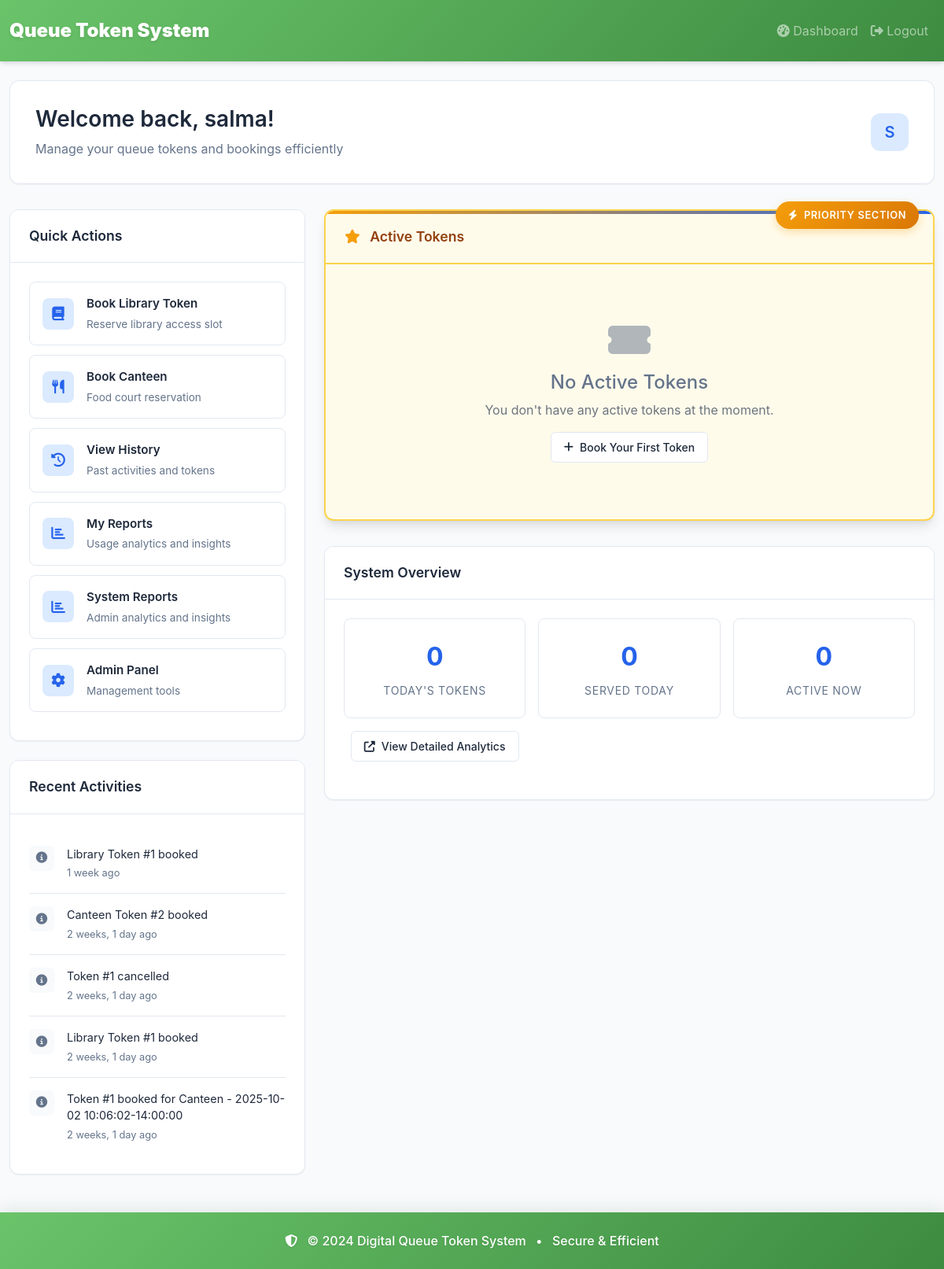
The page /dashboard/ (signed in) on the database its author committed.
### core/models.py (models this page shows, shortened)
class ActivityLog(models.Model):
    ACTION_CHOICES = [
        ('token_booked', 'Token Booked'),
        ('token_cancelled', 'Token Cancelled'),
        ('token_completed', 'Token Completed'),
        ('booking_made', 'Booking Made'),
        ('login', 'User Login'),
    ]
    user = models.ForeignKey(User, on_delete=models.CASCADE)
    action = models.CharField(max_length=20, choices=ACTION_CHOICES)
    message = models.TextField()
    object_type = models.CharField(max_length=50)
    timestamp = models.DateTimeField(auto_now_add=True)
    class Meta:
        ordering = ['-timestamp']

### core/views.py (the view, shortened to what this page needs)
# urls.py: path('dashboard/', views.dashboard, name='dashboard'),
@login_required
def dashboard(request):
    user = request.user
    today = timezone.now().date()
    try:
        active_tokens = Token.objects.filter(user=user, status="active").order_by("-issued_at")
        upcoming_slots = CanteenBooking.objects.filter(
            user=user,
            date__gte=today
        ).order_by("date", "time_slot")
        activities = ActivityLog.objects.filter(user=user).order_by('-timestamp')[:10]
        notifications = Notification.objects.filter(user=user).order_by('-created_at')[:5]
        today_stats = {}
        recent_reports = []
        if user.is_staff:
            today_stats = {
                'total_tokens': Token.objects.filter(issued_at__date=today).count(),
                'served_tokens': Token.objects.filter(status='completed', issued_at__date=today).count(),
                'active_tokens': Token.objects.filter(status='active').count(),
                'total_bookings': CanteenBooking.objects.filter(date=today).count(),
            }
            last_week = today - timedelta(days=7)
            recent_reports = Token.objects.filter(
                issued_at__date__gte=last_week
            ).extra({
                'date': "date(issued_at)"
            }).values('date', 'slot__service').annotate(
                total=Count('id'),
                served=Count('id', filter=Q(status='completed')),
                skipped=Count('id', filter=Q(status='skipped')),
                cancelled=Count('id', filter=Q(status='cancelled'))
            ).order_by('-date')[:5]
        return render(request, "core/dashboard.html", {
            "active_tokens": active_tokens,
            "upcoming_slots": upcoming_slots,
            "notifications": notifications,
            "activities": activities,
            "today_stats": today_stats,
            "recent_reports": recent_reports,
        })
    except DatabaseError as e:
        logger.error(f"Database error in dashboard: {e}")
        return render(request, "core/dashboard.html", {
            "active_tokens": [],
            "upcoming_slots": [],
            "notifications": [],
            "activities": [],
            "today_stats": {},
            "recent_reports": [],
            "error": "Unable to load dashboard data"
        })

### core/templates/core/dashboard.html (shortened to what this page needs)
{% extends 'core/base.html' %}
{% block content %}
<div class="dashboard-container">
    <div class="welcome-card">
        <div class="row align-items-center">
            <div class="col">
                <h1 class="welcome-title">Welcome back, {{ user.username }}!</h1>
                <p class="welcome-subtitle">
                    {% if active_tokens %}
                        You have <strong>{{ active_tokens|length }} active token{{ active_tokens|length|pluralize }}</strong> ready for service
                    {% else %}
                        Manage your queue tokens and bookings efficiently
                    {% endif %}
                </p>
            </div>
            <div class="col-auto">
                <div class="user-avatar">
                    {{ user.username|first|upper }}
                </div>
            </div>
        </div>
    </div>
    <div class="row">
        <div class="col-lg-4">
            <div class="card-modern mb-4">
                <div class="card-header-modern">
                    Quick Actions
                </div>
                <div class="card-body-modern">
                    <a href="{% url 'book_library' %}" class="quick-action-item">
                        <div class="action-icon">
                            <i class="fas fa-book"></i>
                        </div>
                        <div class="action-content">
                            <div class="action-title">Book Library Token</div>
                            <div class="action-description">Reserve library access slot</div>
                        </div>
                    </a>
                    <a href="{% url 'book_canteen' %}" class="quick-action-item">
                        <div class="action-icon">
                            <i class="fas fa-utensils"></i>
                        </div>
                        <div class="action-content">
                            <div class="action-title">Book Canteen</div>
                            <div class="action-description">Food court reservation</div>
                        </div>
                    </a>
                    <a href="{% url 'my_history' %}" class="quick-action-item">
                        <div class="action-icon">
                            <i class="fas fa-history"></i>
                        </div>
                        <div class="action-content">
                            <div class="action-title">View History</div>
                            <div class="action-description">Past activities and tokens</div>
                        </div>
                    </a>
                    <a href="{% url 'my_reports' %}" class="quick-action-item">
    <div class="action-icon">
        <i class="fas fa-chart-bar"></i>
    </div>
    <div class="action-content">
        <div class="action-title">My Reports</div>
        <div class="action-description">Usage analytics and insights</div>
    </div>
</a>
                    {% if user.is_staff %}
<a href="{% url 'reports' %}" class="quick-action-item">
    <div class="action-icon">
        <i class="fas fa-chart-bar"></i>
    </div>
    <div class="action-content">
        <div class="action-title">System Reports</div>
        <div class="action-description">Admin analytics and insights</div>
    </div>
</a>
                    <a href="{% url 'admin_dashboard' %}" class="quick-action-item">
                        <div class="action-icon">
                            <i class="fas fa-cog"></i>
                        </div>
                        <div class="action-content">
                            <div class="action-title">Admin Panel</div>
                            <div class="action-description">Management tools</div>
                        </div>
                    </a>
                    {% endif %}
                </div>
            </div>
            <div class="card-modern">
                <div class="card-header-modern">
                    Recent Activities
                </div>
                <div class="card-body-modern">
                    {% if activities %}
                        <div class="activity-list">
                            {% for activity in activities %}
                            <div class="activity-item">
                                <div class="activity-icon">
                                    <i class="fas fa-info-circle"></i>
                                </div>
                                <div class="activity-content">
                                    <div class="activity-message">{{ activity.message }}</div>
                                    <div class="activity-time">{{ activity.timestamp|timesince }} ago</div>
                                </div>
                            </div>
                            {% endfor %}
                        </div>
                    {% else %}
                        <div class="empty-state">
                            <i class="fas fa-stream empty-state-icon"></i>
                            <h4>No Recent Activities</h4>
                            <p class="text-secondary">Your activities will appear here</p>
                        </div>
                    {% endif %}
                </div>
            </div>
        </div>
        <div class="col-lg-8">
            <div class="priority-section">
                <div class="card-modern card-highlight">
                    <div class="card-header-modern card-header-highlight">
                        <i class="fas fa-star me-2" style="color: #f59e0b;"></i>
                        Active Tokens
                    </div>
                    <div class="card-body-modern">
                        {% if active_tokens %}
                            <div class="table-responsive">
                                <table class="table-modern table-highlight">
                                    <thead>
                                        <tr>
                                            <th>Token #</th>
                                            <th>Service</th>
                                            <th>Time Slot</th>
                                            <th>Issued</th>
                                            <th>Status</th>
                                            <th>Actions</th>
                                        </tr>
                                    </thead>
                                    <tbody>
                                        {% for token in active_tokens %}
                                        <tr>
                                            <td>
                                                <span class="token-number token-highlight">#{{ token.number }}</span>
                                            </td>
                                            <td>
                                                <span class="service-badge">{{ token.slot.get_service_display }}</span>
                                            </td>
                                            <td>
                                                <div class="text-sm" style="color: #92400e;">{{ token.slot.date }}</div>
                                                <div class="font-semibold" style="color: #92400e;">{{ token.slot.start_time }}</div>
                                            </td>
                                            <td>
                                                <div class="text-sm text-secondary">{{ token.issued_at|date:"M d, H:i" }}</div>
                                            </td>
                                            <td>
                                                <span class="status-badge status-active">
                                                    <i class="fas fa-clock me-1"></i>
                                                    {{ token.get_status_display }}
                                                </span>
                                            </td>
                                            <td>
                                                <a href="{% url 'cancel_token' token.id %}" class="btn-modern btn-danger"
                                                   onclick="return confirm('Are you sure you want to cancel this token?')">
                                                    <i class="fas fa-times"></i>
                                                    Cancel
                                                </a>
                                            </td>
                                        </tr>
                                        {% endfor %}
                                    </tbody>
                                </table>
                            </div>
                        {% else %}
                            <div class="empty-state">
                                <i class="fas fa-ticket-alt empty-state-icon"></i>
                                <h4>No Active Tokens</h4>
                                <p class="text-secondary">You don't have any active tokens at the moment.</p>
                                <a href="{% url 'book_token' %}" class="btn-modern">
                                    <i class="fas fa-plus"></i>
                                    Book Your First Token
                                </a>
                            </div>
                        {% endif %}
                    </div>
                </div>
                <div class="priority-badge">
                    <i class="fas fa-bolt me-1"></i>
                    Priority Section
                </div>
            </div>
            {% if user.is_staff %}
            <div class="card-modern">
                <div class="card-header-modern">
                    System Overview
                </div>
                <div class="card-body-modern">
                    <div class="stats-grid">
                        <div class="stat-card">
                            <div class="stat-number">{{ today_stats.total_tokens }}</div>
                            <div class="stat-label">Today's Tokens</div>
                        </div>
                        <div class="stat-card">
                            <div class="stat-number">{{ today_stats.served_tokens }}</div>
                            <div class="stat-label">Served Today</div>
                        </div>
                        <div class="stat-card">
                            <div class="stat-number">{{ today_stats.active_tokens }}</div>
                            <div class="stat-label">Active Now</div>
                        </div>
                    <div class="text-center">
                        <a href="{% url 'reports' %}" class="btn-modern">
                            <i class="fas fa-external-link-alt"></i>
                            View Detailed Analytics
                        </a>
                    </div>
                </div>
            </div>
            {% endif %}
        </div>
    </div>
</div>
{% endblock %}

### core/templates/core/base.html (style rules this page uses)
:root { --primary-50: #f0f9f0; --primary-100: #dcf2dc; --primary-200: #b8e4b8; --primary-300: #8dd58d; --primary-400: #6ac46a; --primary-500: #4caf50; --primary-600: #3d8b40; --primary-700: #2e6c34; --primary-800: #25572a; --primary-900: #1e4622; --pastel-green: #a8e6cf; --pastel-mint: #d4f1e6; --pastel-sage: #b8d8be; --pastel-teal: #88c9b9; --accent-gold: #ffd166; --accent-coral: #ff9a8b; --gradient-primary: linear-gradient(135deg, var(--primary-400) 0%, var(--primary-600) 100%); --gradient-subtle: linear-gradient(135deg, var(--pastel-mint) 0%, var(--pastel-green) 100%); --gradient-accent: linear-gradient(135deg, var(--accent-gold) 0%, var(--accent-coral) 100%); --shadow-sm: 0 2px 12px rgba(30, 70, 34, 0.08); --shadow-md: 0 4px 24px rgba(30, 70, 34, 0.12); --shadow-lg: 0 8px 40px rgba(30, 70, 34, 0.15); }
body { background: linear-gradient(135deg, var(--primary-50) 0%, #ffffff 50%, var(--pastel-mint) 100%); min-height: 100vh; font-family: 'Segoe UI', Tahoma, Geneva, Verdana, sans-serif; }

### rows shown on the page
ActivityLog: message "Library Token #1 booked", timestamp "1 week"
ActivityLog: message "Canteen Token #2 booked", timestamp "2 weeks, 1 day"
ActivityLog: message "Token #1 cancelled", timestamp "2 weeks, 1 day"
ActivityLog: message "Library Token #1 booked", timestamp "2 weeks, 1 day"
ActivityLog: message "Token #1 booked for Canteen - 2025-10-02 10:06:02-14:00:00", timestamp "2 weeks, 1 day"

### other values the page prints
{{ user.username }} "salma"
{{ user.username|first|upper }} "S"
{{ today_stats.total_tokens }} "0"
{{ today_stats.served_tokens }} "0"
{{ today_stats.active_tokens }} "0"
